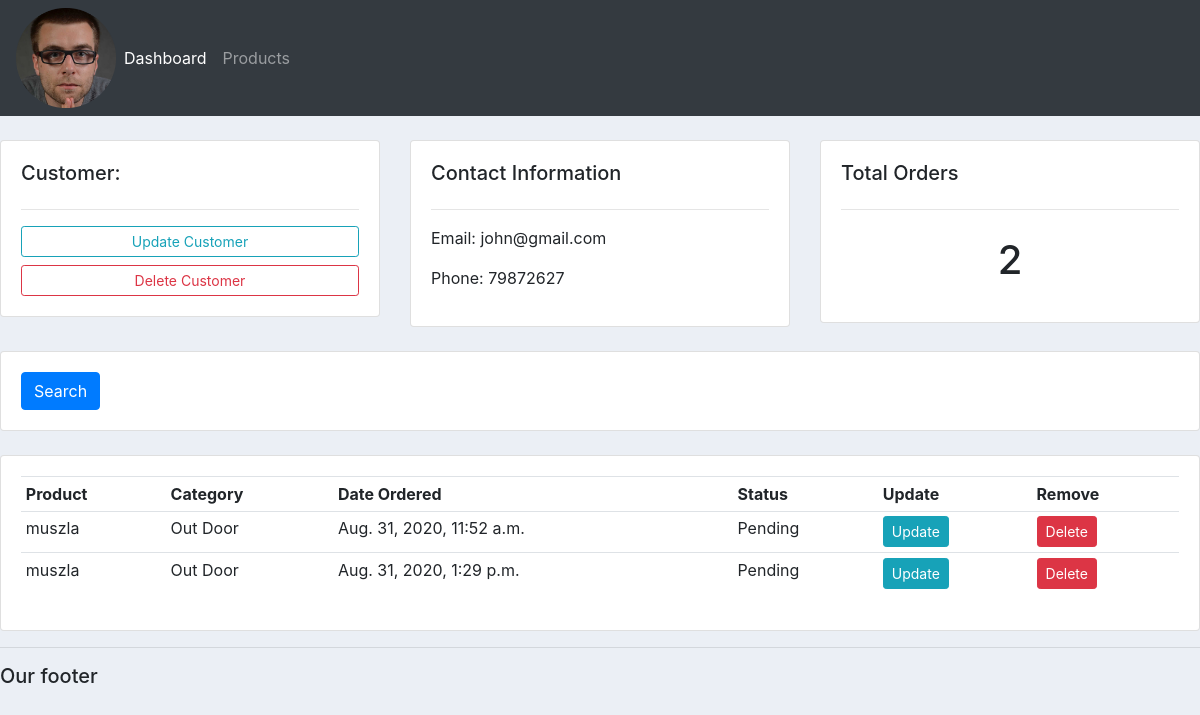
The app's page /customer/1/ with its own data.
### accounts/models.py (models this page shows, shortened)
class Customer(models.Model):
    name = models.CharField(max_length=200, null=True)
    phone = models.CharField(max_length=200, null=True)
    email = models.CharField(max_length=200, null=True)
    data_created = models.DateTimeField(auto_now_add=True, null=True)

class Order(models.Model):
    STATUS = (
        ("Pending", "Pending"),
        ("Out of delivery", "Out of delivery"),
        ("Delivered", "Delivered"),
    )
    customer = models.ForeignKey(Customer, null=True, on_delete=models.SET_NULL)
    product = models.ForeignKey(Product, null=True, on_delete=models.SET_NULL)
    date_created = models.DateTimeField(auto_now_add=True, null=True)
    status = models.CharField(max_length=200, null=True, choices=STATUS)

class Product(models.Model):
    CATEGORY = (
        ("Indoor", "Indoor"),
        ("Out Door", "Out Door"),
    )
    name = models.CharField(max_length=200, null=True)
    price = models.FloatField(null=True)
    category = models.CharField(max_length=200, null=True, choices=CATEGORY)
    description = models.CharField(max_length=200, null=True, blank=True)
    date_created = models.DateTimeField(auto_now_add=True)
    tags = models.ManyToManyField(Tag)
    def __str__(self):
        return self.name

### accounts/views.py (the view)
# urls.py: path('customer/<str:pk_test>/', views.customer, name='customer'),
def customer(request, pk_test):
    customer = Customer.objects.get(id=pk_test)
    orders = customer.order_set.all()
    orders_count = orders.count()
    context = {
        'customer': customer,
        'orders': orders,
        'orders_count': orders_count
    }
    return render(request, 'accounts/customer.html', context)

### accounts/templates/accounts/customer.html
{% extends 'accounts/main.html' %}
{% block content %}
<br>
<div class="row">
    <div class="col-md">
        <div class="card card-body">
            <h5>Customer:</h5>
            <hr>
            <a href="" class="btn btn-outline-info btn-sm btn-block">Update Customer</a>
            <a href="" class="btn btn-outline-danger btn-sm btn-block">Delete Customer</a>
        </div>
    </div>
    <div class="col-md">
        <div class="card card-body">
            <h5>Contact Information</h5>
            <hr>
            <p>Email: {{ customer.email }}</p>
            <p>Phone: {{ customer.phone }}</p>
        </div>
    </div>
    <div class="col-md">
        <div class="card card-body">
            <h5>Total Orders</h5>
            <hr>
            <h1 style="text-align: center;padding: 10px">{{ orders_count }}</h1>
        </div>
    </div>
</div>
<br>
<div class="row">
    <div class="col">
        <div class="card card-body">
            <form method="get">
                <button class="btn btn-primary" type="submit">Search</button>
            </form>
        </div>
    </div>
</div>
<br>
<div class="row">
    <div class="col-md">
        <div class="card card-body">
            <table class="table table-sm">
                <tr>
                    <th>Product</th>
                    <th>Category</th>
                    <th>Date Ordered</th>
                    <th>Status</th>
                    <th>Update</th>
                    <th>Remove</th>
                </tr>
                {% for order in orders %}
                    <tr>
                        <td>{{ order.product }}</td>
                        <td>{{ order.product.category }}</td>
                        <td>{{ order.date_created }}</td>
                        <td>{{ order.status }}</td>
                        <td><a class="btn btn-sm btn-info"  href="{% url 'update_order' order.id %}">Update</a></td>
                        <td><a class="btn btn-sm btn-danger"  href="{% url 'delete_order' order.id %}">Delete</a></td>
                    </tr>
                {% endfor %}
            </table>
        </div>
    </div>
</div>
{% endblock %}

### static/css/main.css (style rules this page uses)
body { background-color: #ebeff5; }

### records on screen
Customer: email "john@gmail.com", phone "79872627"
Order: product "muszla", product.category "Out Door", date_created "Aug. 31, 2020, 11:52 a.m.", status "Pending"
Order: product "muszla", product.category "Out Door", date_created "Aug. 31, 2020, 1:29 p.m.", status "Pending"

### other values on screen
{{ orders_count }} "2"
